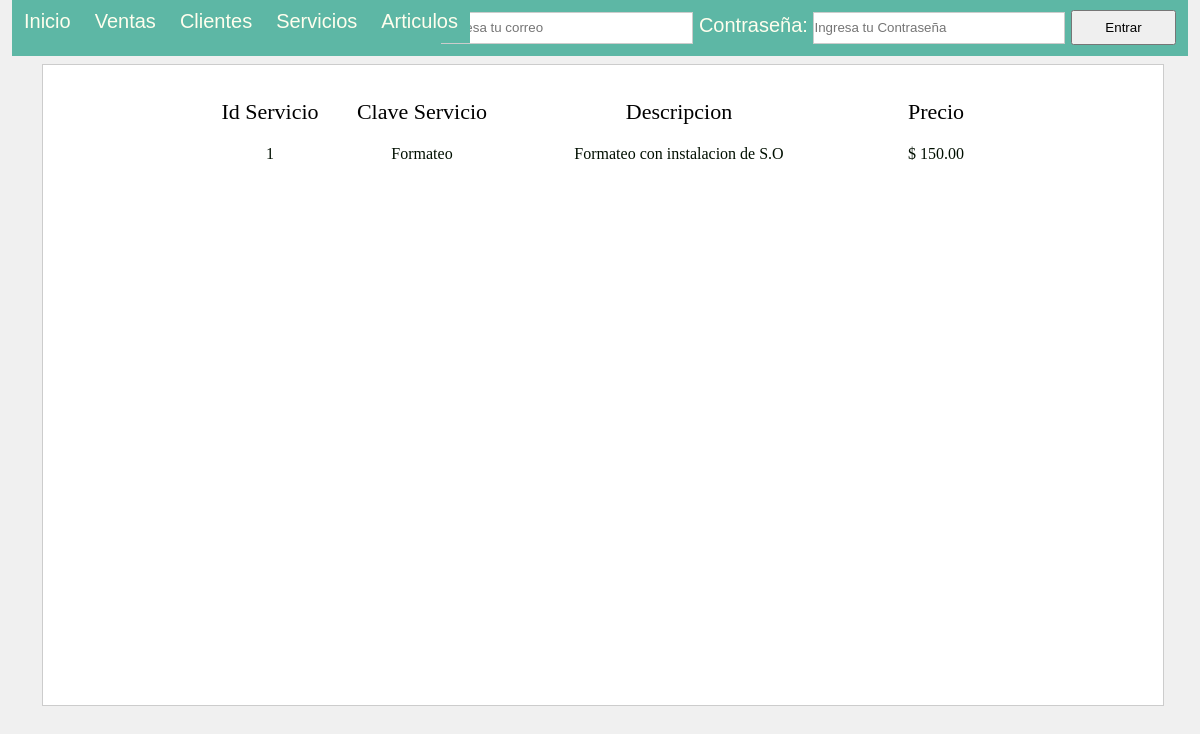
Page /servicios.php on the committed database.
### tables this page shows
CREATE TABLE `Servicio` (
  `idServicio` int(11) NOT NULL AUTO_INCREMENT,
  `claveServicio` varchar(45) DEFAULT NULL,
  `descripcion` text,
  `precio` float DEFAULT NULL,
  PRIMARY KEY (`idServicio`)
);

### includes/functions.php (called while the page is built, shortened)
<?php
	function formatPesos($cantidad){
		$pesos = "$ ".$cantidad.".00";
		return $pesos;
	}
?>

### servicios.php (the view, shortened to what this page needs)
<?php
	require_once("includes/header.php");
	$sql = "SELECT * FROM Servicio";
	$res = mysql_query($sql,$conexion);
?>
<!DOCTYPE html>
<html>
<head>
</head>
<body>
<div class="container">
	<?php
		if(!$_GET){
	?>
			<table border="0" class="center tabla">
				<thead>
					<tr>
						<td>Id Servicio</td>
						<td>Clave Servicio</td>
						<td class="descripcion">Descripcion</td>
						<td>Precio</td>
					</tr>
				</thead>
				<tbody>
					<?php
						while ($reg = mysql_fetch_array($res)) {
					?>
						<tr>
						<td><?php echo $reg['idServicio']; ?></td>
						<td><?php echo $reg['claveServicio']; ?></td>
						<td class="descripcion"><?php echo $reg['descripcion']; ?></td>
						<td><?php echo formatPesos($reg['precio']); ?></td>						</tr>
					<?php
						}
					?>
				</tbody>
			</table>
	<?php
		}
	?>
</div>
</body>
</html>

### includes/styleForms.css (style rules this page uses)
.descripcion { min-width: 300px; max-width: 300px; }

### includes/style.css (style rules this page uses)
* { list-style: none; text-decoration: none; margin: 0; padding: 0; }
body { color: #666; background-color: #F0F0F0; z-index: -1; }
.container { top: 8%; width: 90%; min-width: 90%; min-height: 600px; left: 3.5%; padding: 20px; background-color: #FFF; border: solid 1px #CCC; position: absolute; }
.center { text-align: center; }
.tabla { margin: auto; }
.tabla thead { color:#000; font-size: 22px; }
.tabla tbody { color:#000F00; }
.tabla thead tr td { width: 150px; height: 50px; }
.tabla tbody tr td { height: 30px; padding-left: 30px; padding-right: 30px; }

### rows in the picture
servicio: idServicio "1", claveServicio "Formateo", descripcion "Formateo con instalacion de S.O", precio "$ 150.00"
